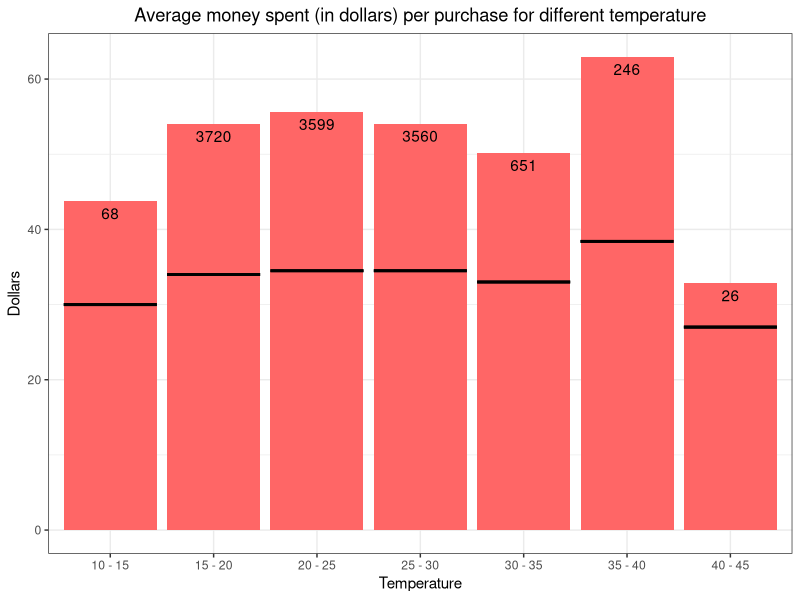
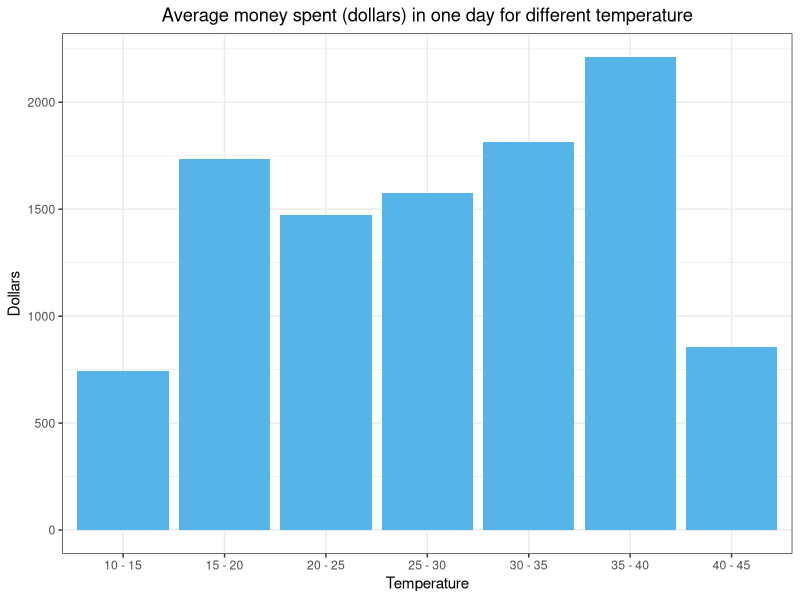
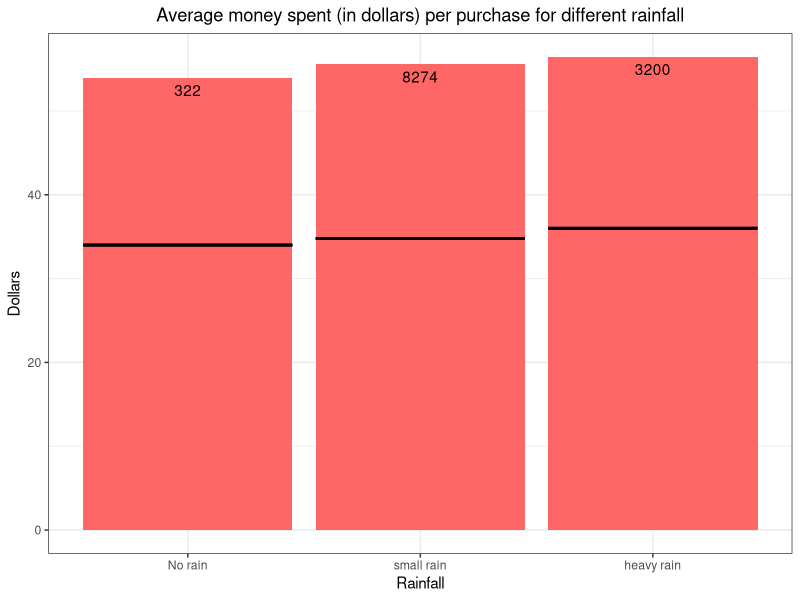
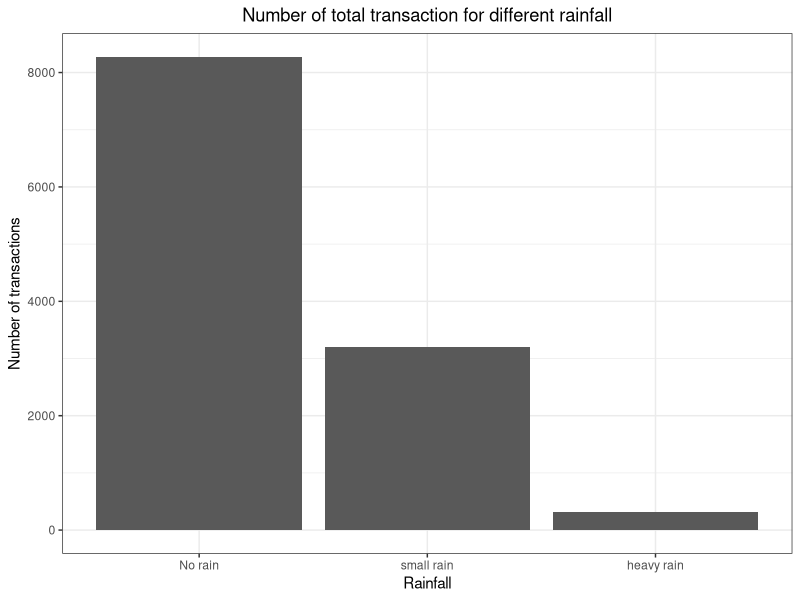
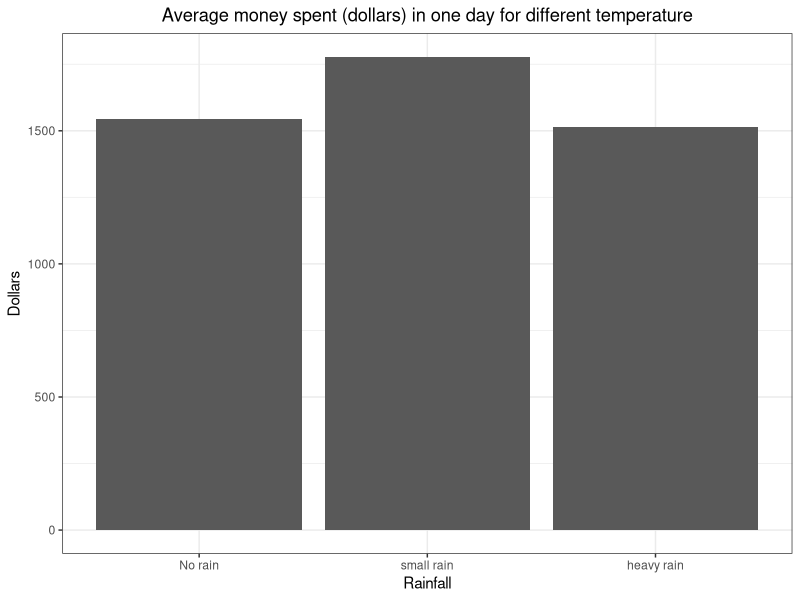
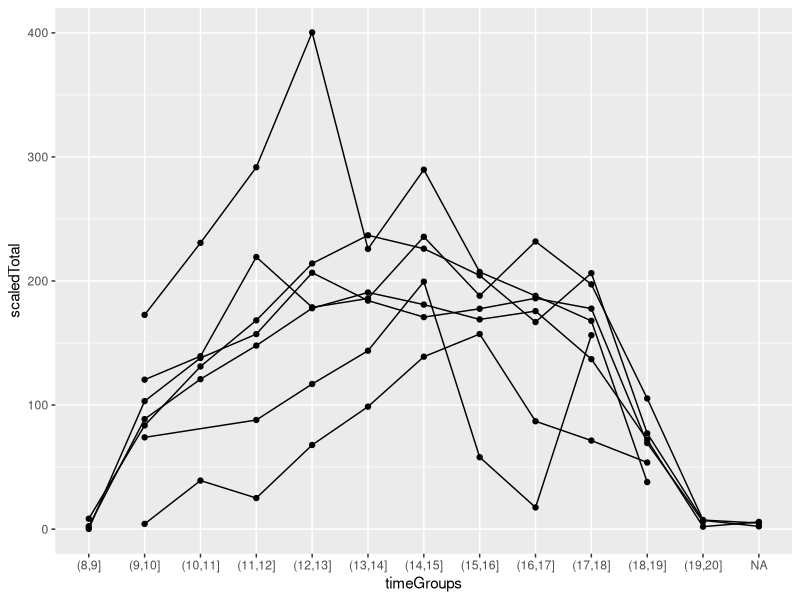
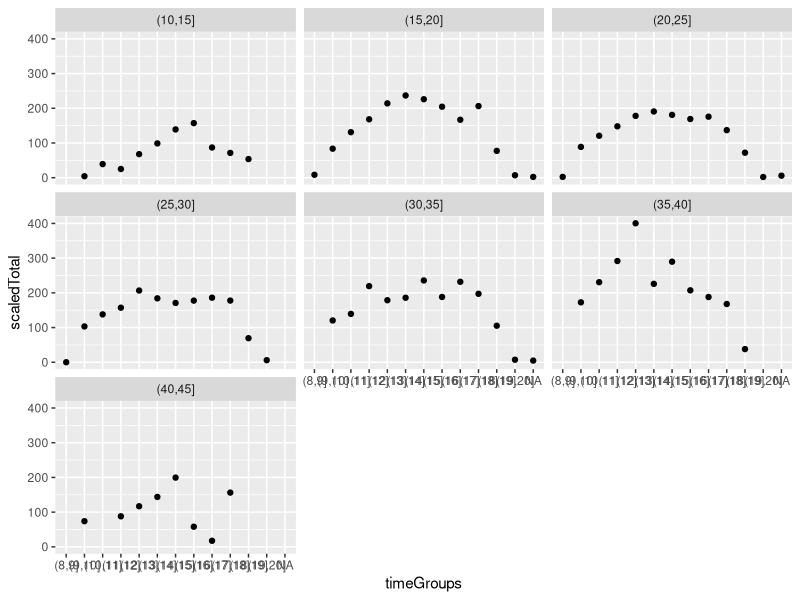

R code for these plots, in order:
## ---- chunk 1

# LOAD DATA
library(ggplot2)
library(tidyr)
library(xtable)
library(knitr)
data = read.csv("data/ProcessedData.csv")


# Quick look at top 6 rows of data
head(data)

## Size of data
dim(data)

## R's classification of data
class(data)
## R's classification of variables
str(data)
#sapply(mtcars, class)
## ---- chunk 2
#The temperature is a quantitative variable. We start by changing it to a qualitative one using ranges that cover 5 degrees Celcius
temp = data$Maximum.temperature..Degree.C.
data$tempGroups = cut(temp, c(10,15,20,25,30,35,40,45))

#Take a look at overall data before looking at the graphs
heatData = data %>% drop_na(Maximum.temperature..Degree.C.)

dataFrame <- data.frame(Rows = c(nrow(data)-nrow(heatData)),
                        Max = c(max(temp)),
                        Min = c(min(temp)),
                        Mean = c(mean(temp)),
                        Median = c(median(temp)))

kable(dataFrame, caption = "Fuck yeah", col.names = c("Missing rows", "Max heat", "Min heat", "Mean maximum heat", "Median of maximum heat"))

#Transaction sizes for each temperature range
meanPerPerson = aggregate(data$Total ~ data$tempGroups, data, mean)
medPerPerson = aggregate(data$Total ~ data$tempGroups, data, median)
transactions = merge(x = meanPerPerson, y = medPerPerson, by='data$tempGroups')
names(transactions) = c('Temperature', 'Mean_total', 'Median_total')

Fre <- as.data.frame(table(data$tempGroups))
colnames(Fre)[1] <- "tempGroups" 
Fre$lab <- as.character(Fre$Freq)
Fre

#Barplot for average money spent with median lines
ggplot(transactions, aes(Temperature, Mean_total), label = Fre$Freq) + geom_bar(stat="identity", position = "dodge", fill = "#FF6666") + ggtitle("Average money spent (in dollars) per purchase for different temperature") + ylab("Dollars") + theme_bw() + theme(plot.title = element_text(hjust = 0.5)) + geom_errorbar(data=transactions, aes(Temperature, ymax = Median_total, ymin = Median_total), size=1, linetype = "solid", inherit.aes = F, width = 0.9) + geom_text(aes(label = Fre$Freq), position = position_dodge(width = 0.9), vjust = 1.5) + scale_x_discrete(labels = c('10 - 15','15 - 20','20 - 25', '25 - 30', '30 - 35', '35 - 40', '40 - 45'))

 #Barplot showing only median
 #ggplot(transactions, aes(Temperature, Median_total)) + geom_bar(stat="identity", position = "dodge", fill = "#56B4E9") + ggtitle("Median how much each person spends (in dollars) for different temperature") + ylab("Median") + theme_bw() + theme(plot.title = element_text(hjust = 0.5))
 
 #ggplot(data, aes(Maximum.temperature..Degree.C., median(Total)), group = 1) + geom_boxplot() + coord_flip()

 #Number of transactions per temperature range
 #barplot(table(data$tempGroups))

## ---- chunk 3
 
 #Total money spent for each temperature range
 totalPerDay = aggregate(data$Total ~ data$tempGroups, data, sum)
 nrOfDaysPerTemp = aggregate(data$Date ~ data$tempGroups, data, function(x) length(unique(x)))
 totals = merge(x = totalPerDay, y = nrOfDaysPerTemp, by='data$tempGroups')
 names(totals) = c('Temperature', 'Total', 'NrOfDays')
 totals['meanPerDay'] = round(totals$Total / totals$NrOfDays, 1)
 totals
 
 ggplot(totals, aes(Temperature, meanPerDay)) + geom_bar(stat="identity", position = "dodge") + geom_bar(stat="identity", position = "dodge", fill = "#56B4E9") + ggtitle("Average money spent (dollars) in one day for different temperature") + ylab("Dollars") + theme_bw() + theme(plot.title = element_text(hjust = 0.5)) + scale_x_discrete(labels = c('10 - 15','15 - 20','20 - 25', '25 - 30', '30 - 35', '35 - 40', '40 - 45'))
 
## ---- chunk 4
rainData = data %>% drop_na(Rainfall.amount..millimetres.)
rain = rainData$Rainfall.amount..millimetres.

dataFrame <- data.frame(Rows = c(nrow(data)-nrow(rainData)),
                        Max = c(max(rain)),
                        Min = c(min(rain)),
                        Mean = c(mean(rain)),
                        Median = c(median(rain)))

kable(dataFrame, caption = "Fuck yeah", col.names = c("Missing rows", "Max rainfall", "Min rainfall", "Mean rainfall", "Median of rainfall"))

## ---- chunk 5
#We start by changing the rainfall from a quantitative variable to a qualitative one
rainData$rainGroups = cut(rain, c(0,0.1,15,70), include.lowest = TRUE)

#Transaction sizes for each temperature range
meanPerPerson = aggregate(rainData$Total ~ rainData$rainGroups, rainData, mean)
medPerPerson = aggregate(rainData$Total ~ rainData$rainGroups, data, median)
transactions = merge(x = meanPerPerson, y = medPerPerson, by='rainData$rainGroups')
names(transactions) = c('Rainfall', 'Mean_total', 'Median_total')

FreRain <- as.data.frame(table(rainData$rainGroups))
colnames(FreRain)[1] <- "rainGroups" 


#Barplot for average money spent with median lines
ggplot(transactions, aes(Rainfall, Mean_total)) + geom_bar(stat="identity", position = "dodge", fill = "#FF6666") + ggtitle("Average money spent (in dollars) per purchase for different rainfall") + ylab("Dollars") + xlab("Rainfall") + theme_bw() + theme(plot.title = element_text(hjust = 0.5)) + geom_errorbar(data=transactions, aes(Rainfall, ymax = Median_total, ymin = Median_total), size=1, linetype = "solid", inherit.aes = F, width = 0.9) + geom_text(aes(label = FreRain$Freq), position = position_dodge(width = 0.9), vjust = 1.5) + scale_x_discrete(labels = c('No rain','small rain', 'heavy rain'))


 #Number of transactions for each rainfall range
 ggplot(rainData, aes(rainGroups)) + geom_bar() + scale_x_discrete(labels = c('No rain','small rain', 'heavy rain')) + ylab("Number of transactions") + xlab("Rainfall") + theme_bw() + ggtitle("Number of total transaction for different rainfall") + theme(plot.title = element_text(hjust = 0.5))
 
 FreRain
 
 
 #Total money spent for each temperature range
 totalPerDay = aggregate(rainData$Total ~ rainData$rainGroups, rainData, sum)
 nrOfDaysPerRain = aggregate(rainData$Date ~ rainData$rainGroups, rainData, function(x) length(unique(x)))
 rainTotals = merge(x = totalPerDay, y = nrOfDaysPerRain, by='rainData$rainGroups')
 names(rainTotals) = c('Rainfall', 'Total', 'NrOfDays')
 rainTotals['meanPerDay'] = round(rainTotals$Total / rainTotals$NrOfDays, 1)
 
 ggplot(rainTotals, aes(Rainfall, meanPerDay)) + geom_bar(stat="identity", position = "dodge") + scale_x_discrete(labels = c('No rain','small rain', 'heavy rain')) + ylab("Dollars") + xlab("Rainfall") + theme_bw() + ggtitle("Average money spent (dollars) in one day for different temperature") + theme(plot.title = element_text(hjust = 0.5))

## ---- chunk 6
hour = as.integer(substr(data$Time, 0, 2))
data$timeGroups = cut(hour, seq(8,20,1))
#table(data$timeGroups)

#Total money made per time gap
library(dplyr)
timeTemp = data %>%
    group_by(timeGroups, tempGroups) %>% 
    summarize(total = sum(Total) ) 

names(nrOfDaysPerTemp) = c('tempGroups', 'nrOfDays')
timeTemp = merge(x= timeTemp, y=nrOfDaysPerTemp , on='tempGroups')
timeTemp['scaledTotal'] = timeTemp$total / timeTemp$nrOfDays
ggplot(timeTemp, aes(x = timeGroups, y = scaledTotal)) + geom_point() + geom_line(aes(group=tempGroups))
ggplot(timeTemp, aes(x = timeGroups, y = scaledTotal)) + geom_point() + facet_wrap(~tempGroups)


#ggplot(test, aes(x = timeGroups, y = total)) + geom_point() + geom_line(aes(group=tempGroups))


#average money spent by customer per transaction, note
#testMean = data %>%
#    group_by(timeGroups, tempGroups) %>% 
#    summarize(meanTotal = mean(Total) ) 
#ggplot(testMean, aes(x = timeGroups, y = meanTotal)) + geom_point() + facet_wrap(~tempGroups)
